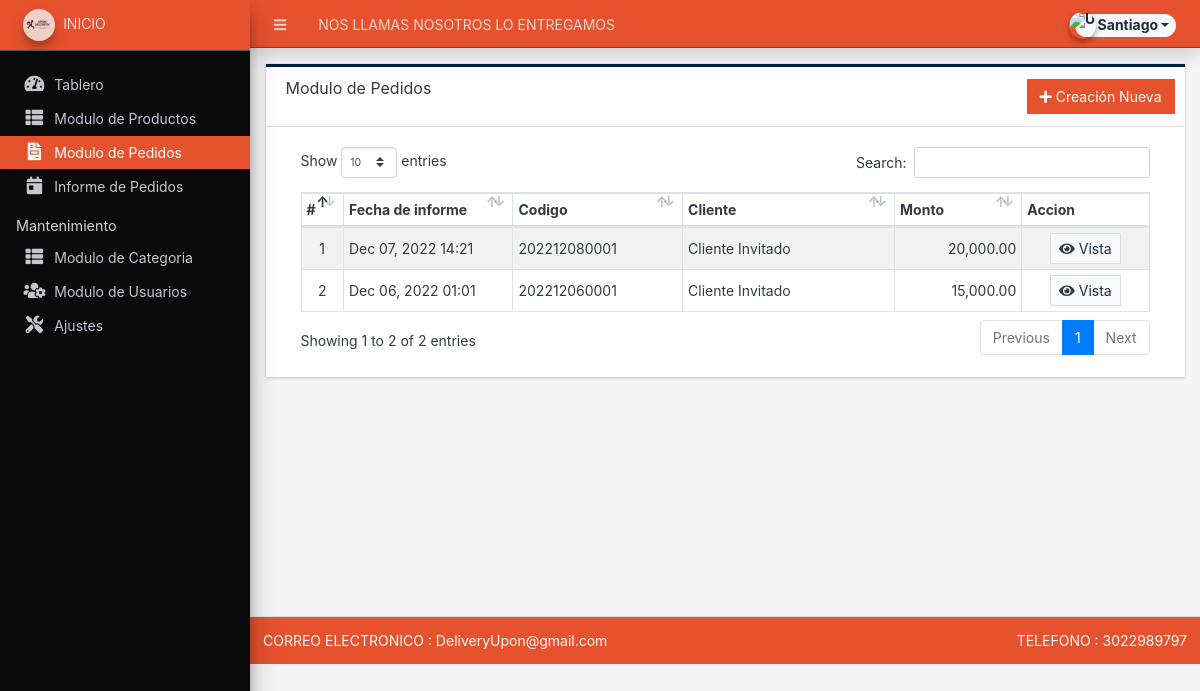
Screenshot of /admin/?page=sales (signed in) with the database file from the repository.
### tables this page shows
CREATE TABLE `sale_list` (
  `id` int(30) NOT NULL,
  `user_id` int(30) DEFAULT NULL,
  `code` varchar(100) NOT NULL,
  `client_name` text NOT NULL,
  `amount` float(15,2) NOT NULL DEFAULT 0.00,
  `tendered` float(15,2) NOT NULL DEFAULT 0.00,
  `payment_type` tinyint(1) NOT NULL COMMENT '1 = Cash,\r\n2 = Debit Card,\r\n3 = Credit Card',
  `payment_code` text DEFAULT NULL,
  `date_created` datetime NOT NULL DEFAULT current_timestamp(),
  `date_updated` datetime NOT NULL DEFAULT current_timestamp() ON UPDATE current_timestamp()
);

### config.php (called while the page is built, shortened)
<?php
function format_num($number = '' , $decimal = ''){
    if(is_numeric($number)){
        $ex = explode(".",$number);
        $decLen = isset($ex[1]) ? strlen($ex[1]) : 0;
        if(is_numeric($decimal)){
            return number_format($number,$decimal);
        }else{
            return number_format($number,$decLen);
        }
    }else{
        return "Invalid Input";
    }
}
?>

### admin/sales/index.php (the view, shortened to what this page needs)
<div class="card card-outline rounded-0 card-navy">
	<div class="card-header">
		<h3 class="card-title">Modulo de Pedidos</h3>
		<div class="card-tools">
			<a href="./?page=sales/manage_sale" id="create_new" class="btn btn-flat btn-primary"><span class="fas fa-plus"></span> Creación Nueva</a>
		</div>
	</div>
	<div class="card-body">
		<div class="container-fluid">
        <div class="container-fluid">
			<table class="table table-hover table-striped table-bordered">
				<colgroup>
					<col width="5%">
					<col width="20%">
					<col width="20%">
					<col width="25%">
					<col width="15%">
					<col width="15%">
				</colgroup>
				<thead>
					<tr>
						<th>#</th>
						<th>Fecha de informe</th>
						<th>Codigo</th>
						<th>Cliente</th>
						<th>Monto</th>
						<th>Accion</th>
					</tr>
				</thead>
				<tbody>
					<?php
					$i = 1;
						if($_settings->userdata('type') == 3):
						$qry = $conn->query("SELECT * FROM `sale_list` where user_id = '{$_settings->userdata('id')}' order by unix_timestamp(date_updated) desc ");
						else:
						$qry = $conn->query("SELECT * FROM `sale_list` order by unix_timestamp(date_updated) desc ");
						endif;
						while($row = $qry->fetch_assoc()):
					?>
						<tr>
							<td class="text-center"><?php echo $i++; ?></td>
							<td><p class="m-0 truncate-1"><?= date("M d, Y H:i", strtotime($row['date_updated'])) ?></p></td>
							<td><p class="m-0 truncate-1"><?= $row['code'] ?></p></td>
							<td><p class="m-0 truncate-1"><?= $row['client_name'] ?></p></td>
							<td class='text-right'><?= format_num($row['amount']) ?></td>
							<td align="center">
								<a class="btn btn-default bg-gradient-light btn-flat btn-sm" href="?page=sales/view_details&id=<?php echo $row['id'] ?>"><span class="fa fa-eye text-dark"></span> Vista</a>
							</td>
						</tr>
					<?php endwhile; ?>
				</tbody>
			</table>
		</div>
		</div>
	</div>
</div>

### rows the page displays
sale_list: date_updated "Dec 07, 2022 14:21", code "202212080001", client_name "Cliente Invitado", amount "20,000.00"
sale_list: date_updated "Dec 06, 2022 01:01", code "202212060001", client_name "Cliente Invitado", amount "15,000.00"

### other values shown
$_settings->userdata('firstname').' '.$_settings->userdata('') "Santiago"
